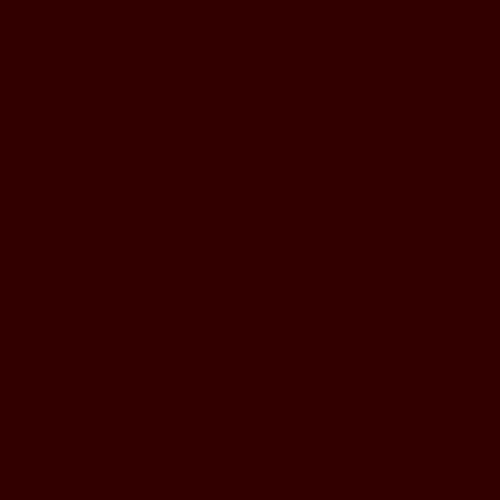
Frame 1 (no input)
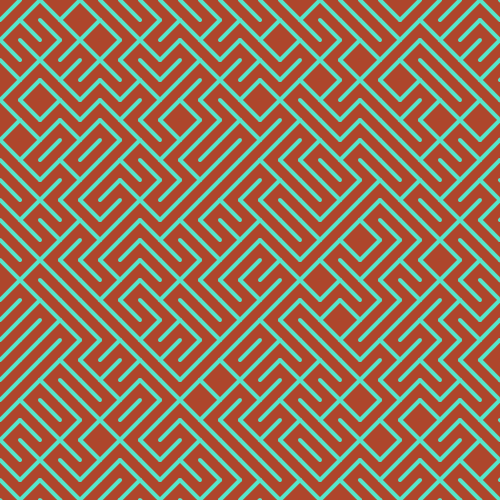
Frame 60 (no input)
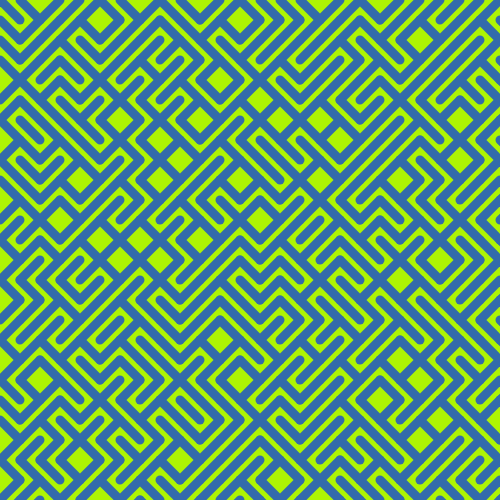
Frame 120 (the mouse pressed at the canvas centre since frame 60)

The p5.js sketch that drew these frames (run headless with seeded random() and noise() and a simulated clock; from frame 60 on, the mouse is pressed at the canvas centre):

// p5.js sketch
// ── sketch.js
var mySeed;
var spacing = 20;
var thickness = 0;
var growing = 1;
var color1 = {
  r: 255,
  g: 200,
  b: 200
}
var color2 = {
  r: 50,
  g: 0,
  b: 0
}
function setup() {
  createCanvas(500,500);
  background(color2.r,color2.g,color2.b);
  stroke(color1.r,color1.g,color1.b);
  mySeed = random(100000);
  randomSeed(mySeed);
  strokeWeight(thickness);
}

function draw() {
  randomSeed(mySeed);
  background(color2.r,color2.g,color2.b);
  stroke(color1.r,color1.g,color1.b);
  strokeWeight(thickness);
  for(var e = 0; e <= height/spacing; e++){
    for(var i = 0; i <= width/spacing;i++){
    if(random(1)>0.5){
      line(i*spacing+0,e*spacing+0,i*spacing+spacing,e*spacing+spacing);
    } else {
        line(i*spacing+0,e*spacing+spacing,i*spacing+spacing,e*spacing+0);
    }
    }
  }
  if(thickness>spacing/2){
    thickness = 0;
    mySeed = random(1000);
    color2.r = color1.r;
    color2.g = color1.g;
    color2.b = color1.b;
    color1.r = random(255);
    color1.g = random(255);
    color1.b = random(255);
    }
  thickness = thickness + growing;
}
